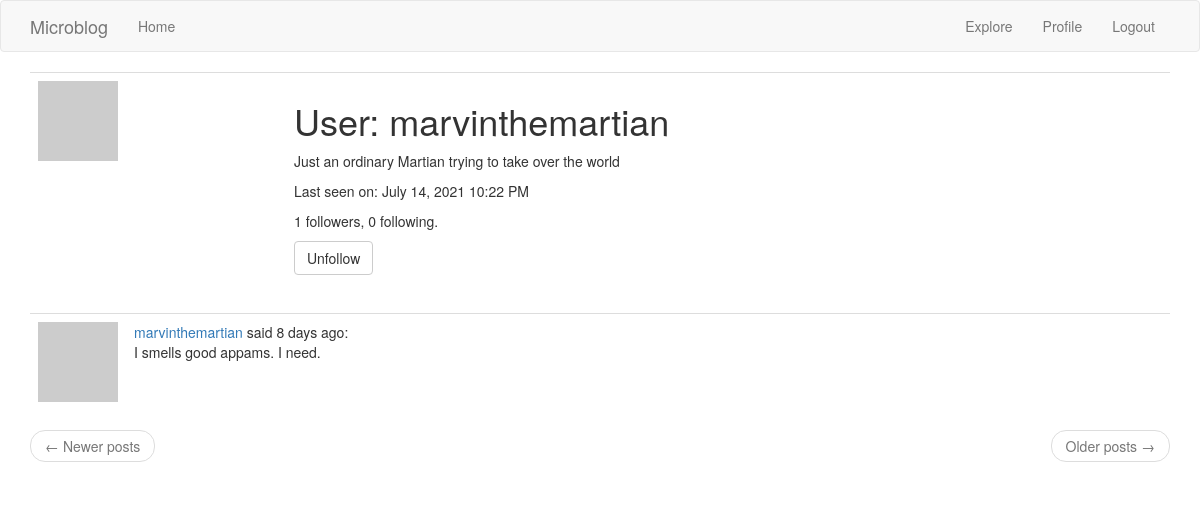
/user/marvinthemartian (signed in), run on the app's committed database.
### app/models.py (models this page shows, shortened)
class User(UserMixin, db.Model):
    id = db.Column(db.Integer, primary_key = True)
    username = db.Column(db.String(64), index = True, unique = True)
    email = db.Column(db.String(120), index = True, unique = True)
    password_hash = db.Column(db.String(128))
    posts = db.relationship('Post', backref='author', lazy='dynamic')
    about_me = db.Column(db.String(140))
    last_seen = db.Column(db.DateTime, default = datetime.utcnow)
    followed = db.relationship(
        'User', secondary=followers,
        primaryjoin=(followers.c.follower_id == id),
        secondaryjoin=(followers.c.followed_id == id),
        backref=db.backref('followers', lazy='dynamic'), lazy='dynamic')
    def avatar(self, size):
        digest = md5(self.email.lower().encode('utf-8')).hexdigest()
        return f'https://www.gravatar.com/avatar/{digest}?&s={size}'
    def is_following(self, user):
        return self.followed.filter(
            followers.c.followed_id == user.id).count() > 0

class Post(db.Model):
    id = db.Column(db.Integer, primary_key = True)
    body = db.Column(db.String(140))
    timestamp = db.Column(db.DateTime, index=True, default=datetime.utcnow)
    user_id = db.Column(db.Integer, db.ForeignKey('user.id'))

### app/routes.py (the view)
@app_var.route('/user/<username>')
@login_required
def user(username):
    user = User.query.filter_by(username = username).first_or_404()
    page = request.args.get('page', 1, type=int)
    posts = user.posts.order_by(Post.timestamp.desc()).paginate(
        page, app_var.config['POSTS_PER_PAGE'], False)
    next_url = url_for('user', username=user.username, page=posts.next_num) \
        if posts.has_next else None
    prev_url = url_for('user', username=user.username, page=posts.prev_num) \
        if posts.has_prev else None
    form = EmptyForm()
    return render_template('user.html', user = user, posts = posts.items,
        next_url=next_url, prev_url=prev_url, form = form)

### app/forms.py
class EmptyForm(FlaskForm):
    submit = SubmitField('Submit')

### app/models.py (called while the page is built)
@login.user_loader
def load_user(id):
    return User.query.get(int(id))

### app/routes.py (called while the page is built)
@app_var.before_request
def before_request():
    if current_user.is_authenticated:
        current_user.last_seen = datetime.utcnow()
        db.session.commit()

### app/templates/user.html (shortened to what this page needs)
{% extends "base.html" %}
{% block app_content %}
    <table class="table table-hover">
        <tr>
            <td width="256px"><img src="{{ user.avatar(256) }}"></td>
            <td>
                <h1>User: {{ user.username }}</h1>
                {% if user.about_me %}<p>{{ user.about_me }}</p>{% endif %}
                {% if user.last_seen %}<p>Last seen on: {{ moment(user.last_seen).format('LLL') }}</p>{% endif %}
                <p>{{ user.followers.count() }} followers, {{ user.followed.count() }} following.</p>
                {% if user == current_user %}
                <p><a href="{{ url_for('edit_profile') }}">Edit your profile</a></p>
                {% else %}
                <p>
                    <form action="{{ url_for('unfollow', username=user.username) }}" method="post">
                        {{ form.submit(value='Unfollow', class_='btn btn-default') }}
                    </form>
                </p>
                {% endif %}
            </td>
        </tr>
    </table>
    {% for post in posts %}
        {% include '_post.html' %}
    {% endfor %}
    <nav aria-label="...">
        <ul class="pager">
            <li class="previous{% if not prev_url %} disabled{% endif %}">
                <a href="{{ prev_url or '#' }}">
                    <span aria-hidden="true">&larr;</span> Newer posts
                </a>
            </li>
            <li class="next{% if not next_url %} disabled{% endif %}">
                <a href="{{ next_url or '#' }}">
                    Older posts <span aria-hidden="true">&rarr;</span>
                </a>
            </li>
        </ul>
    </nav>
{% endblock %}

### app/templates/_post.html
<table class="table table-hover">
    <tr>
        <td width="70px">
            <a href="{{ url_for('user', username=post.author.username) }}">
                <img src="{{ post.author.avatar(70) }}" />
            </a>
        </td>
        <td>
            <a href="{{ url_for('user', username=post.author.username) }}">
                {{ post.author.username }}
            </a>
            said {{ moment(post.timestamp).fromNow() }}:
            <br>
            {{ post.body }}
        </td>
    </tr>
</table>

### data on the page
User: username "marvinthemartian", about_me "Just an ordinary Martian trying to take over the world", last_seen "July 14, 2021 10:22 PM"
Post: author.username "marvinthemartian", timestamp "8 days ago", body "I smells good appams. I need."

### other printed values
{{ user.followers.count() }} "1"
{{ user.followed.count() }} "0"
